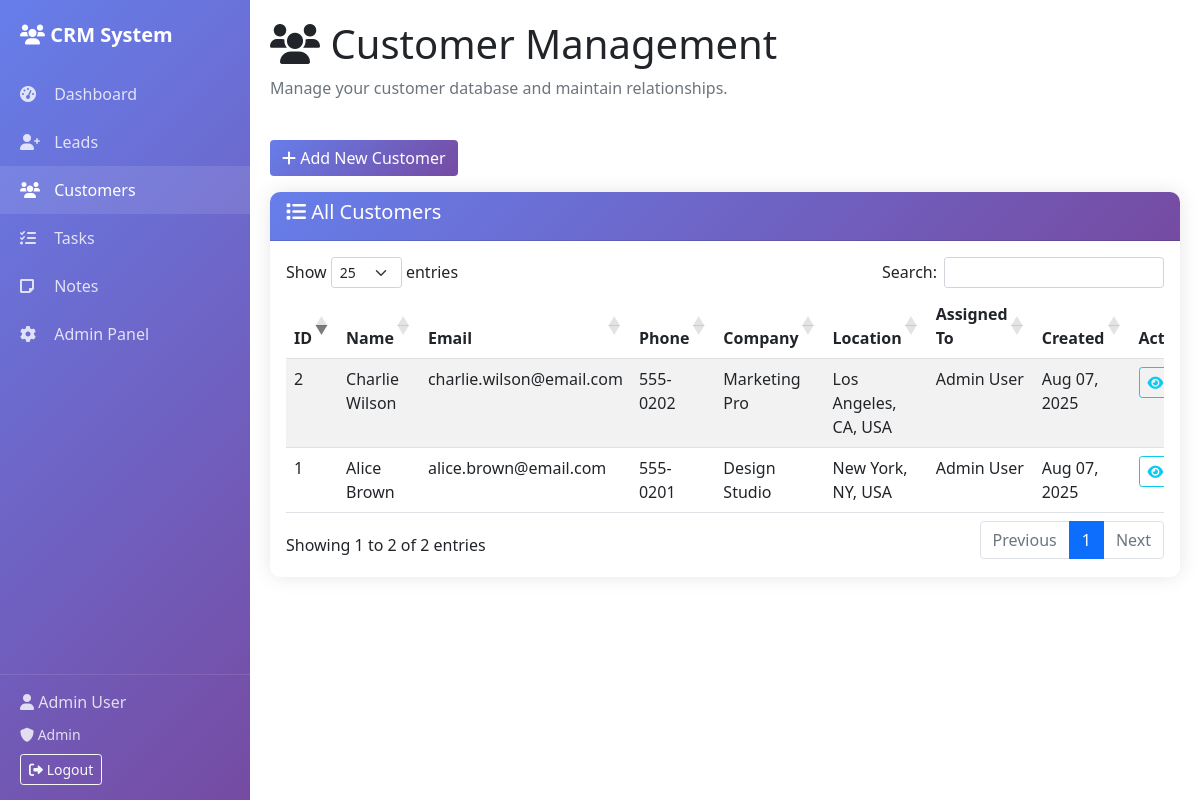
/customers.php (signed in), run on the app's committed database.
### tables this page shows
CREATE TABLE customers (
    id INT AUTO_INCREMENT PRIMARY KEY,
    lead_id INT,
    first_name VARCHAR(50) NOT NULL,
    last_name VARCHAR(50) NOT NULL,
    email VARCHAR(100),
    phone VARCHAR(20),
    company VARCHAR(100),
    address TEXT,
    city VARCHAR(50),
    state VARCHAR(50),
    zip_code VARCHAR(10),
    country VARCHAR(50),
    assigned_to INT,
    created_at TIMESTAMP DEFAULT CURRENT_TIMESTAMP,
    updated_at TIMESTAMP DEFAULT CURRENT_TIMESTAMP ON UPDATE CURRENT_TIMESTAMP,
    FOREIGN KEY (lead_id) REFERENCES leads(id) ON DELETE SET NULL,
    FOREIGN KEY (assigned_to) REFERENCES users(id) ON DELETE SET NULL
);

CREATE TABLE users (
    id INT AUTO_INCREMENT PRIMARY KEY,
    username VARCHAR(50) UNIQUE NOT NULL,
    email VARCHAR(100) UNIQUE NOT NULL,
    password VARCHAR(255) NOT NULL,
    first_name VARCHAR(50) NOT NULL,
    last_name VARCHAR(50) NOT NULL,
    role ENUM('admin', 'user') DEFAULT 'user',
    created_at TIMESTAMP DEFAULT CURRENT_TIMESTAMP,
    updated_at TIMESTAMP DEFAULT CURRENT_TIMESTAMP ON UPDATE CURRENT_TIMESTAMP
);

### includes/functions.php (called while the page is built, shortened)
<?php
function formatDate($date) {
    return date('M d, Y', strtotime($date));
}
?>

### customers.php (the view, shortened to what this page needs)
<?php
include 'includes/header.php';
$database = new Database();
$db = $database->getConnection();
$query = "SELECT c.*, u.first_name as assigned_first_name, u.last_name as assigned_last_name,
                 l.first_name as lead_first_name, l.last_name as lead_last_name
          FROM customers c
          LEFT JOIN users u ON c.assigned_to = u.id
          LEFT JOIN leads l ON c.lead_id = l.id
          ORDER BY c.created_at DESC";
$stmt = $db->prepare($query);
$stmt->execute();
$customers = $stmt->fetchAll(PDO::FETCH_ASSOC);
?>
<div class="row mb-4">
    <div class="col-12">
        <h1><i class="fas fa-users"></i> Customer Management</h1>
        <p class="text-muted">Manage your customer database and maintain relationships.</p>
    </div>
</div>
<div class="row mb-3">
    <div class="col-12">
        <button type="button" class="btn btn-primary" data-bs-toggle="modal" data-bs-target="#addCustomerModal">
            <i class="fas fa-plus"></i> Add New Customer
        </button>
    </div>
</div>
<div class="card">
    <div class="card-header">
        <h5><i class="fas fa-list"></i> All Customers</h5>
    </div>
    <div class="card-body">
        <div class="table-responsive">
            <table class="table table-striped data-table">
                <thead>
                    <tr>
                        <th>ID</th>
                        <th>Name</th>
                        <th>Email</th>
                        <th>Phone</th>
                        <th>Company</th>
                        <th>Location</th>
                        <th>Assigned To</th>
                        <th>Created</th>
                        <th>Actions</th>
                    </tr>
                </thead>
                <tbody>
                    <?php foreach ($customers as $customer): ?>
                        <tr>
                            <td><?php echo $customer['id']; ?></td>
                            <td>
                                <?php echo htmlspecialchars($customer['first_name'] . ' ' . $customer['last_name']); ?>
                            </td>
                            <td><?php echo htmlspecialchars($customer['email']); ?></td>
                            <td><?php echo htmlspecialchars($customer['phone']); ?></td>
                            <td><?php echo htmlspecialchars($customer['company']); ?></td>
                            <td>
                                <?php
                                $location = array_filter([$customer['city'], $customer['state'], $customer['country']]);
                                echo htmlspecialchars(implode(', ', $location));
                                ?>
                            </td>
                            <td><?php echo htmlspecialchars($customer['assigned_first_name'] . ' ' . $customer['assigned_last_name']); ?></td>
                            <td><?php echo formatDate($customer['created_at']); ?></td>
                            <td>
                                <div class="btn-group btn-group-sm">
                                    <button type="button" class="btn btn-outline-info"
                                            onclick="viewCustomer(<?php echo $customer['id']; ?>)">
                                        <i class="fas fa-eye"></i>
                                    </button>
                                </div>
                            </td>
                        </tr>
                    <?php endforeach; ?>
                </tbody>
            </table>
        </div>
    </div>
</div>
<?php include 'includes/footer.php'; ?>

### includes/header.php (style rules this page uses)
.card { border: none; box-shadow: 0 0 20px rgba(0, 0, 0, 0.1); border-radius: 10px; }
.card-header { background: linear-gradient(135deg, #667eea 0%, #764ba2 100%); color: white; border-radius: 10px 10px 0 0 !important; }
.btn-primary { background: linear-gradient(135deg, #667eea 0%, #764ba2 100%); border: none; }

### data on the page
customers: id "1", first_name+last_name "Alice Brown", email "alice.brown@email.com", phone "555-0201", company "Design Studio", location "New York, NY, USA", assigned_to.last_name "Admin User", created_at "Aug 07, 2025"
customers: id "2", first_name+last_name "Charlie Wilson", email "charlie.wilson@email.com", phone "555-0202", company "Marketing Pro", location "Los Angeles, CA, USA", assigned_to.last_name "Admin User", created_at "Aug 07, 2025"

### other printed values
$_SESSION['user_name'] "Admin User"
$_SESSION['user_role'] "Admin"
